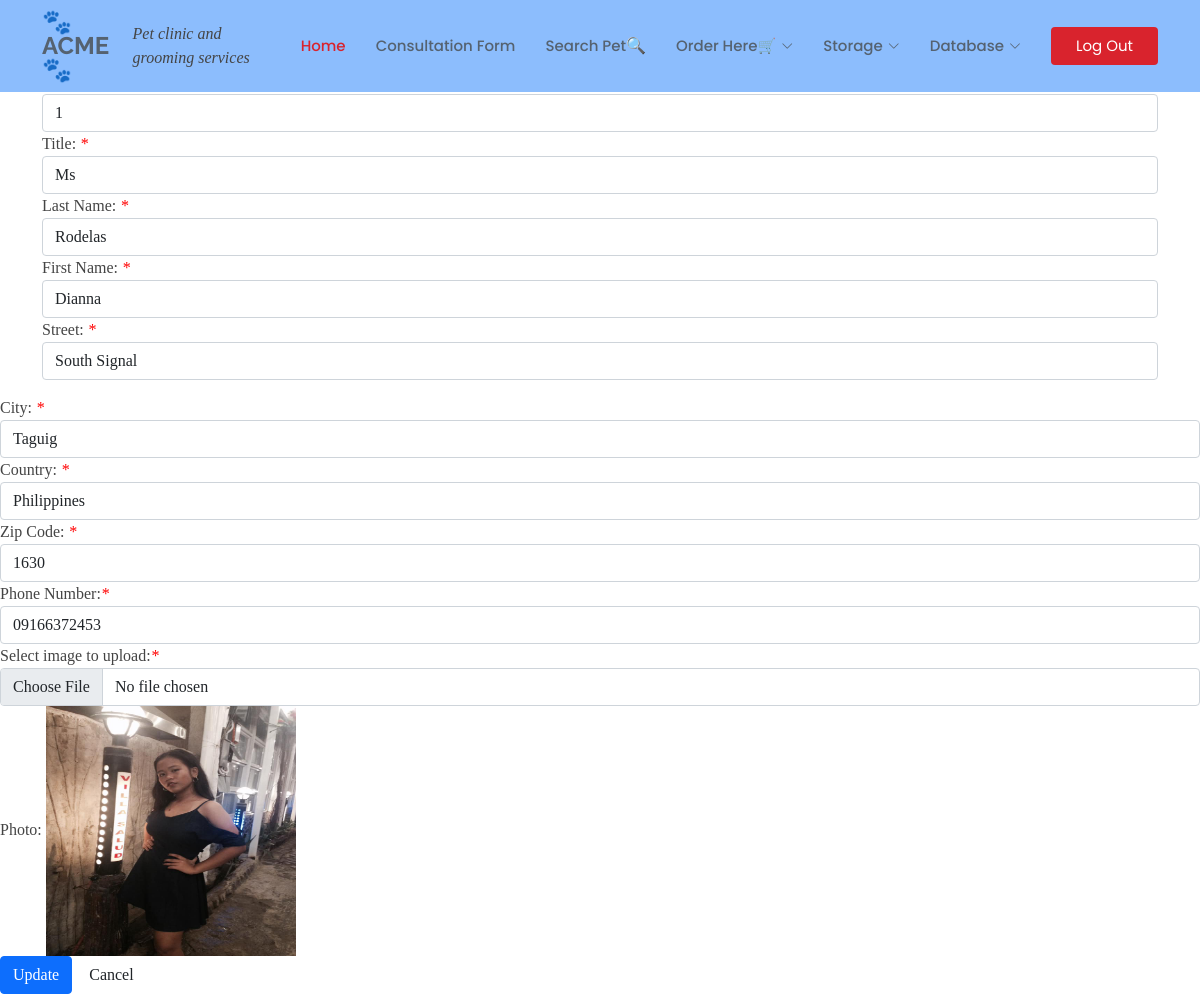
The app's page /Cedit.php?cust_id=1 (signed in) with its own data.
### tables this page shows
CREATE TABLE `customer` (
  `CustomerID` int(250) NOT NULL AUTO_INCREMENT,
  `Title` varchar(5) NOT NULL,
  `LastName` varchar(250) NOT NULL,
  `FirstName` varchar(250) NOT NULL,
  `Street` varchar(250) NOT NULL,
  `City` varchar(250) NOT NULL,
  `Country` varchar(250) NOT NULL,
  `ZipCode` int(10) NOT NULL,
  `PhoneNum` varchar(100) NOT NULL,
  `Img` mediumblob NOT NULL,
  PRIMARY KEY (`CustomerID`)
);

### Cedit.php (the view, shortened to what this page needs)
<?php
include "includes/header.php";
include "includes/config.php";
include "includes/bootstrap.php";
if (!isset($_SESSION['EmployeeID'])){
  require("includes/login_functions.inc.php");
 echo "<script>alert('please log in to edit a customer');document.location='login.php'</script>";
}
else {
$result = mysqli_query( $conn,"SELECT * FROM customer where CustomerID = ". $_GET['cust_id']);
$row = mysqli_fetch_array($result);
?>
p.spacedlines{
   line-height: 150%;
}
<div class="container">
<h2>Update Customer</h2>
<form method="POST" action="Cupdate.php" enctype="multipart/form-data">
<div class="form-group">
<label for="cust_id" class="control-label">Customer ID:</label> <i style="color:red">*</i>
<input type='text' class="form-control " id='CustomerID' name='CustomerID' value="<?php echo $_GET['cust_id']; ?>">
</div>
<div class="form-group">
<label for="Title" class="control-label">Title:</label> <i style="color:red">*</i>
<input type="text" class="form-control" id="Title" name="Title" value="<?php echo $row['Title'];?>">
</div>
<div class="form-group">
<label for="LastName" class="control-label">Last Name:</label> <i style="color:red">*</i>
<input type="text" class="form-control " id="LastName" name="LastName" value="<?php echo $row['LastName'];?>">
</div>
<div class="form-group">
<label for="FirstName" class="control-label">First Name:</label> <i style="color:red">*</i>
<input type="text" class="form-control " id="FirstName" name="FirstName" value="<?php echo $row['FirstName'];?>">
</div>
<div class="form-group">
<label for="Street" class="control-label">Street:</label> <i style="color:red">*</i>
<input type="text" class="form-control" id="Street" name="Street" value="<?php echo $row['Street'];?>">
</div>
</div>
<div class="form-group">
<label for="City" class="control-label">City:</label> <i style="color:red">*</i>
<input type="text" class="form-control" id="City" name="City" value="<?php echo $row['City'];?>">
</div>
<div class="form-group">
<label for="Country" class="control-label">Country:</label> <i style="color:red">*</i>
<input type="text" class="form-control" id="Country" name="Country" value="<?php echo $row['Country'];?>">
</div>
<div class="form-group">
<label for="ZipCode" class="control-label">Zip Code:</label> <i style="color:red">*</i>
<input type="text" class="form-control" id="ZipCode" name="ZipCode" value="<?php echo $row['ZipCode'];?>">
</div>
<div class="form-group">
<label for="PhoneNum" class="control-label">Phone Number:</label><i style="color:red">*</i>
<input type="text" class="form-control" id="PhoneNum" name="PhoneNum" value="<?php echo $row['PhoneNum'];?>">
</div>
<div class="form-group">
    <label for="fileToUpload" class="control-label">Select image to upload:</label><i style="color:red">*</i>
    <input type="file" name="fileToUpload" id="fileToUpload" class="form-control">
 </div>
 <div>
  <div class="form-group">
    <label for="fileToUpload" class="control-label">Photo:</label>
    <?php echo "<img border=\"0\" src=\"".$row['Img']."\" width=\"250\" alt=\"Customer\" height=\"250\">" ?>
 </div>
 <div>
 <div>
 <button type="submit" name="submit" class="btn btn-primary" value="update">Update</button>
  <a href="Cindex.php" class="btn btn-default" role="button">Cancel</a>
  </div>
</div>
</div>
<?php
}
 ?>
 </body>
 </html>

### assets/css/style.css (style rules this page uses)
body { font-family: "Times New Roman", sans-serif; color: #444444; }
a { text-decoration: none; color: #d9232d; }
h1, h2, h3, h4, h5, h6 { font-family: "Raleway", sans-serif; }

### records on screen
customer: Title "Ms", LastName "Rodelas", FirstName "Dianna", Street "South Signal", City "Taguig", Country "Philippines", ZipCode "1630", PhoneNum "09166372453", Img (picture)
